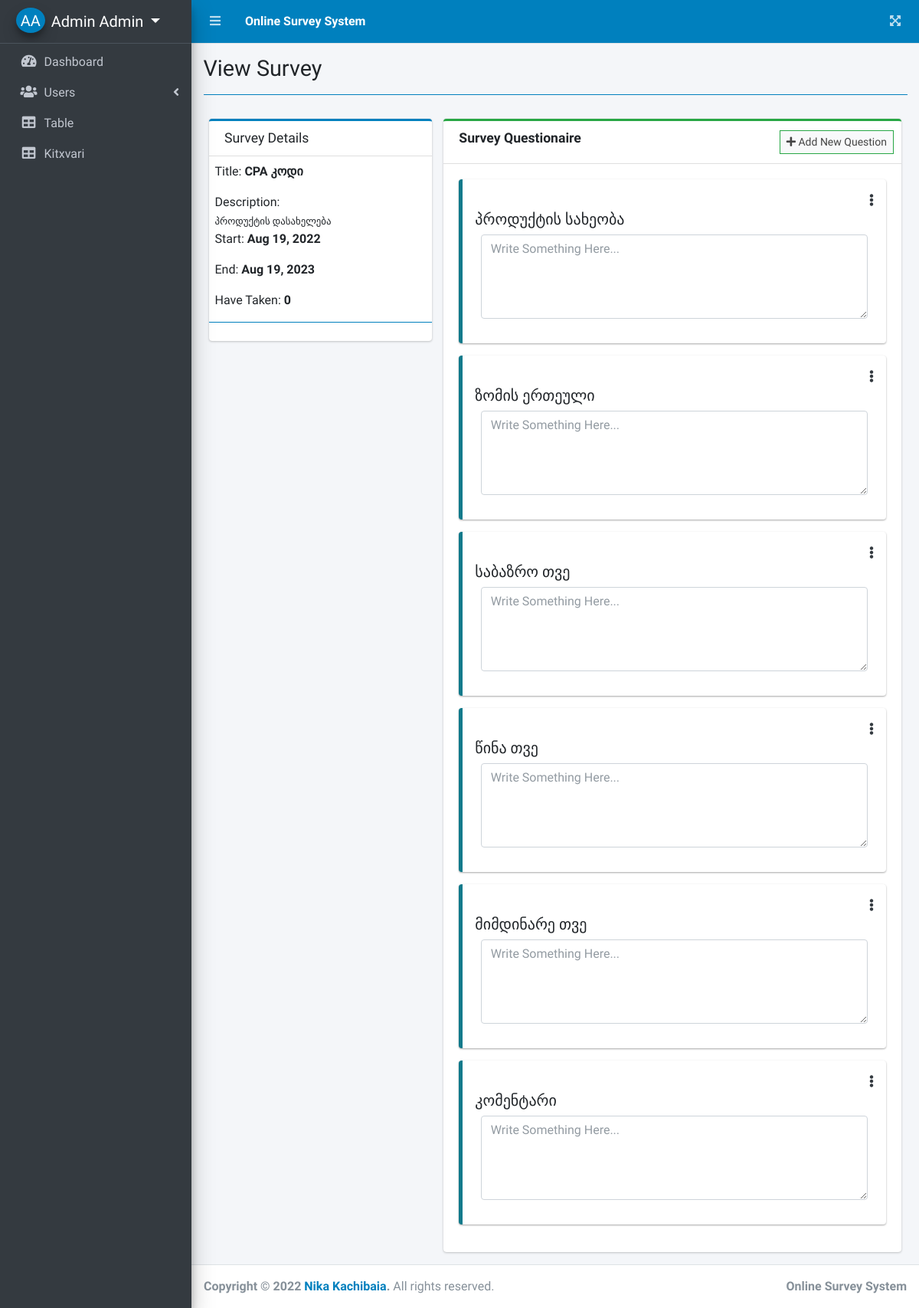
The page /index.php?page=view_survey&id=6 (signed in) on the database its author committed.
### tables this page shows
CREATE TABLE `questions` (
  `id` int(30) NOT NULL,
  `question` text NOT NULL,
  `frm_option` text NOT NULL,
  `type` varchar(50) NOT NULL,
  `order_by` int(11) NOT NULL,
  `survey_id` int(30) NOT NULL,
  `date_created` datetime NOT NULL DEFAULT current_timestamp()
);

### view_survey.php (the view, shortened to what this page needs)
<?php include 'db_connect.php' ?>
<?php
$qry = $conn->query("SELECT * FROM survey_set where id = " . $_GET['id'])->fetch_array();
$answers = $conn->query("SELECT distinct(user_id) from answers where survey_id ={$id}")->num_rows;
?>
<div class="col-lg-12">
	<div class="row">
		<div class="col-md-4">
			<div class="card card-outline card-primary">
				<div class="card-header">
					<h3 class="card-title">Survey Details</h3>
				</div>
				<div class="card-body p-0 py-2">
					<div class="container-fluid">
						<p>Title: <b><?php echo $stitle ?></b></p>
						<p class="mb-0">Description:</p>
						<small><?php echo $description; ?></small>
						<p>Start: <b><?php echo date("M d, Y", strtotime($start_date)) ?></b></p>
						<p>End: <b><?php echo date("M d, Y", strtotime($end_date)) ?></b></p>
						<p>Have Taken: <b><?php echo number_format($answers) ?></b></p>
					</div>
					<hr class="border-primary">
				</div>
			</div>
		</div>
		<div class="col-md-8">
			<div class="card card-outline card-success">
				<div class="card-header">
					<h3 class="card-title"><b>Survey Questionaire</b></h3>
					<div class="card-tools">
						<button class="btn btn-block btn-sm btn-default btn-flat border-success new_question" type="button"><i class="fa fa-plus"></i> Add New Question</button>
					</div>
				</div>
				<form action="" id="manage-sort">
					<div class="card-body ui-sortable">
						<?php
						$question = $conn->query("SELECT * FROM questions where survey_id = $id order by abs(order_by) asc,abs(id) asc");
						while ($row = $question->fetch_assoc()) :
						?>
							<div class="callout callout-info">
								<div class="row">
									<div class="col-md-12">
										<span class="dropleft float-right">
											<a class="fa fa-ellipsis-v text-dark" href="javascript:void(0)" data-toggle="dropdown" aria-haspopup="true" aria-expanded="false"></a>
										</span>
									</div>
								</div>
								<h5><?php echo $row['question'] ?></h5>
								<div class="col-md-12">
									<?php
									if ($row['type'] == 'radio_opt') :
										foreach (json_decode($row['frm_option']) as $k => $v) :
									?>
											<div class="icheck-primary">
												<input type="radio" id="option_<?php echo $k ?>" name="answer[<?php echo $row['id'] ?>]" value="<?php echo $k ?>" checked="">
												<label for="option_<?php echo $k ?>"><?php echo $v ?></label>
											</div>
										<?php endforeach; ?>
									<?php else : ?>
										<div class="form-group">
											<textarea name="answer[<?php echo $row['id'] ?>]" id="" cols="30" rows="4" class="form-control" placeholder="Write Something Here..."></textarea>
										</div>
									<?php endif; ?>
								</div>
							</div>
						<?php endwhile; ?>
					</div>
				</form>
			</div>
		</div>
	</div>
</div>

### rows shown on the page
questions: question "პროდუქტის სახეობა", id "Write Something Here..."
questions: question "ზომის ერთეული", id "Write Something Here..."
questions: question "საბაზრო თვე", id "Write Something Here..."
questions: question "წინა თვე", id "Write Something Here..."
questions: question "მიმდინარე თვე", id "Write Something Here..."
questions: question "კომენტარი", id "Write Something Here..."

### other values the page prints
$_SESSION['login_firstname'] . ' ' . $_SESSION['login_lastname'] "Admin Admin"
$title "View Survey"
$stitle "CPA კოდი"
$description "პროდუქტის დასახელება"
date("M d, Y", strtotime($start_date)) "Aug 19, 2022"
date("M d, Y", strtotime($end_date)) "Aug 19, 2023"
$answers "0"
